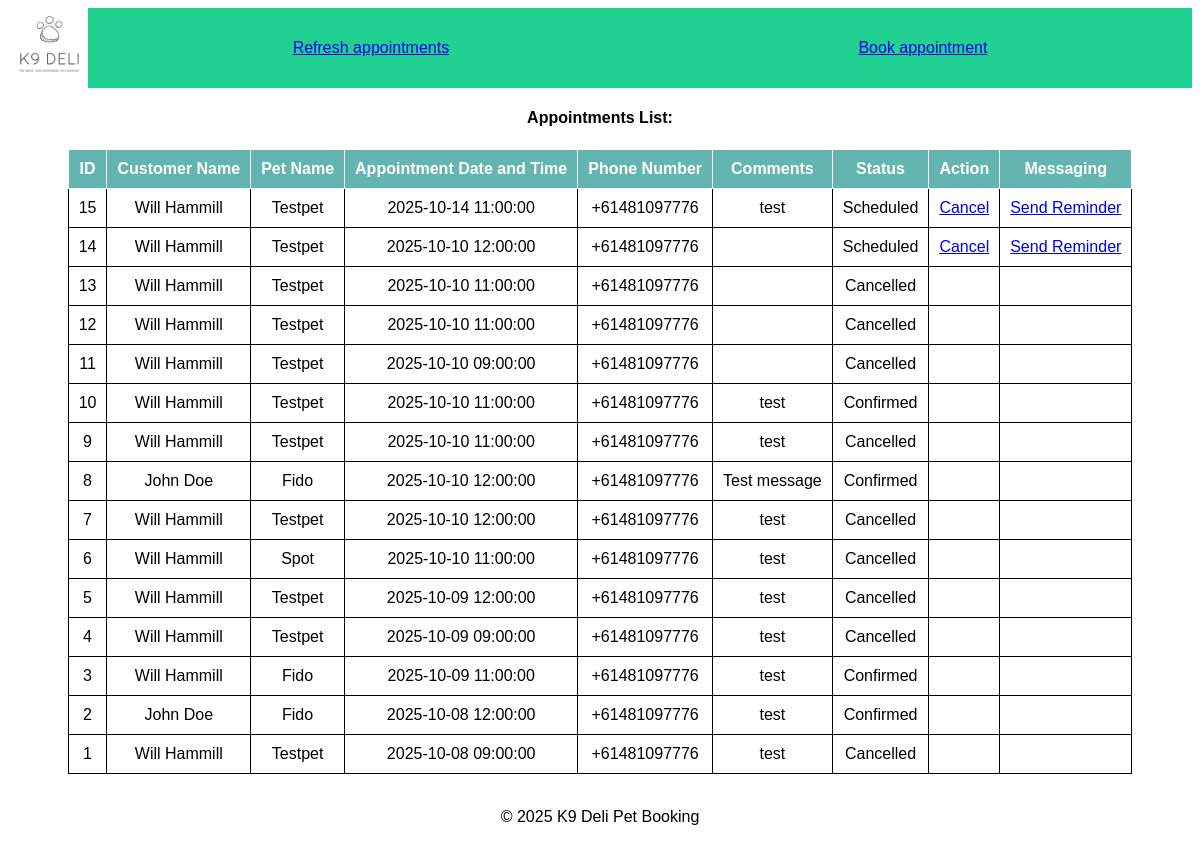
Screenshot of /appointments/view with the database file from the repository.
### tables this page shows
CREATE TABLE appointments (
                id INTEGER PRIMARY KEY AUTOINCREMENT,
                customer_first TEXT,
                customer_last TEXT,
                customer_number TEXT,
                appt_datetime TEXT,
                pet_name TEXT,
                comments TEXT,
                appt_status INTEGER DEFAULT 1
            );

### bookingConfirm.py (the view)
@appointments.route('/appointments/view')
def view_appointments():  # SQLITE version from simple_form branch
    conn = sqlite3.connect('appointments.db')
    conn.row_factory = sqlite3.Row  # Enable dictionary-like row access in appointments_list.html
    current_time = datetime.now()
    c = conn.cursor()
    c.execute('''
            UPDATE appointments SET appt_status = 2 -- 2 = Done
            WHERE appt_datetime < ? AND appt_status = 1 OR appt_datetime < ? AND appt_status = 3
        ''', (current_time, current_time))
    c.execute('SELECT * FROM appointments')
    booked_appointments = c.fetchall()
    conn.close()
    return render_template('AppointmentViewer.html', appointments=booked_appointments)

### templates/AppointmentViewer.html (shortened to what this page needs)
<!DOCTYPE html>
<html lang="en">
<head>
    <link rel="stylesheet" href="https://cdnjs.cloudflare.com/ajax/libs/font-awesome/6.0.0-beta3/css/all.min.css">
    <link rel="stylesheet" href="{{ url_for('static', filename='styles.css') }}">
</head>
<body>
<header class="main-header">
    <nav class="nav-bar">
        <img src="../static/k9_logo.jpg" alt="K9 Logo" style="width:80px; height: auto;">
      <ul class="container">
        <li><a href="{{ url_for('appointments.view_appointments') }}">Refresh appointments</a></li>
      </ul>
      <ul class="container">
        <li><a href="{{ url_for('appointments.load_page') }}">Book appointment</a></li>
      </ul>
    </nav>
</header>
 <h4>Appointments List:</h4>
<table border="1">
    <thead>
            <tr>
                <th>ID</th>
                <th>Customer Name</th>
                <th>Pet Name</th>
                <th>Appointment Date and Time</th>
                <th>Phone Number</th>
                <th>Comments</th>
                <th>Status</th>
                <th>Action</th>
                <th>Messaging</th>
            </tr>
        </thead>
    <tbody>
            {% for appointment in appointments | reverse %}
            <tr>
                <td>{{ appointment['id'] }}</td>
                <td>{{ appointment['customer_first'] }} {{ appointment['customer_last'] }}</td>
                <td>{{ appointment['pet_name'] }}</td>
                <td>{{ appointment['appt_datetime'] }}</td>
                <td>{{ appointment['customer_number'] }}</td>
                <td>{{ appointment['comments'] }}</td>
                <td>{{ 'Scheduled' if appointment['appt_status'] == 1 else 'Done' if appointment['appt_status'] == 2 else 'Confirmed' if appointment['appt_status'] == 3 else 'Cancelled' }}</td>
                <td>
                    {% if appointment['appt_status'] == 1 %}
                    <a href="{{ url_for('appointments.cancel_appointment', appointment_id=appointment[0]) }}">Cancel</a>
                    {% else %}
                    <span></span>
                    {% endif %}
                </td>
                <td>
                    {% if appointment['appt_status'] == 1 %}
                    <a href="{{ url_for('appointments.confirm_appointment', appointment_id=appointment[0]) }}">Send Reminder</a>
                    {% else %}
                    <span></span>
                    {% endif %}
                </td>
            </tr>
            {% endfor %}
        </tbody>
</table>
<br>
</body>
<footer>
        <p>&copy; 2025 K9 Deli Pet Booking</p>
    </footer>
</html>

### static/styles.css (style rules this page uses)
:root { --button-bg-color: #76c7c0; --button-hover-bg-color: #64b5af; --link-color: #00796b; }
body { font-family: 'Calibri', sans-serif; text-align: center; }
table, th, td { border: 1px solid; border-collapse: collapse; padding: 10px; margin: 0 auto; }
th { background-color: #64b5af; color: white; }
nav.nav-bar { background-color: rgba(9, 204, 135, 0.9); display: flex; align-items:center; height: auto; }
ul.container { display: flex; align-items: center; justify-content:space-around; flex: auto; padding: 0; }
ul.container li { list-style-type: none; margin:0 2%; }
img { max-height: 100%; }

### rows the page displays
appointments: id "15", customer_first "Will", customer_last "Hammill", pet_name "Testpet", appt_datetime "2025-10-14 11:00:00", customer_number "+61481097776", comments "test", appt_status "Scheduled"
appointments: id "14", customer_first "Will", customer_last "Hammill", pet_name "Testpet", appt_datetime "2025-10-10 12:00:00", customer_number "+61481097776", appt_status "Scheduled"
appointments: id "13", customer_first "Will", customer_last "Hammill", pet_name "Testpet", appt_datetime "2025-10-10 11:00:00", customer_number "+61481097776", appt_status "Cancelled"
appointments: id "12", customer_first "Will", customer_last "Hammill", pet_name "Testpet", appt_datetime "2025-10-10 11:00:00", customer_number "+61481097776", appt_status "Cancelled"
appointments: id "11", customer_first "Will", customer_last "Hammill", pet_name "Testpet", appt_datetime "2025-10-10 09:00:00", customer_number "+61481097776", appt_status "Cancelled"
appointments: id "10", customer_first "Will", customer_last "Hammill", pet_name "Testpet", appt_datetime "2025-10-10 11:00:00", customer_number "+61481097776", comments "test", appt_status "Confirmed"
appointments: id "9", customer_first "Will", customer_last "Hammill", pet_name "Testpet", appt_datetime "2025-10-10 11:00:00", customer_number "+61481097776", comments "test", appt_status "Cancelled"
appointments: id "8", customer_first "John", customer_last "Doe", pet_name "Fido", appt_datetime "2025-10-10 12:00:00", customer_number "+61481097776", comments "Test message", appt_status "Confirmed"
appointments: id "7", customer_first "Will", customer_last "Hammill", pet_name "Testpet", appt_datetime "2025-10-10 12:00:00", customer_number "+61481097776", comments "test", appt_status "Cancelled"
appointments: id "6", customer_first "Will", customer_last "Hammill", pet_name "Spot", appt_datetime "2025-10-10 11:00:00", customer_number "+61481097776", comments "test", appt_status "Cancelled"
appointments: id "5", customer_first "Will", customer_last "Hammill", pet_name "Testpet", appt_datetime "2025-10-09 12:00:00", customer_number "+61481097776", comments "test", appt_status "Cancelled"
appointments: id "4", customer_first "Will", customer_last "Hammill", pet_name "Testpet", appt_datetime "2025-10-09 09:00:00", customer_number "+61481097776", comments "test", appt_status "Cancelled"
appointments: id "3", customer_first "Will", customer_last "Hammill", pet_name "Fido", appt_datetime "2025-10-09 11:00:00", customer_number "+61481097776", comments "test", appt_status "Confirmed"
appointments: id "2", customer_first "John", customer_last "Doe", pet_name "Fido", appt_datetime "2025-10-08 12:00:00", customer_number "+61481097776", comments "test", appt_status "Confirmed"
appointments: id "1", customer_first "Will", customer_last "Hammill", pet_name "Testpet", appt_datetime "2025-10-08 09:00:00", customer_number "+61481097776", comments "test", appt_status "Cancelled"
